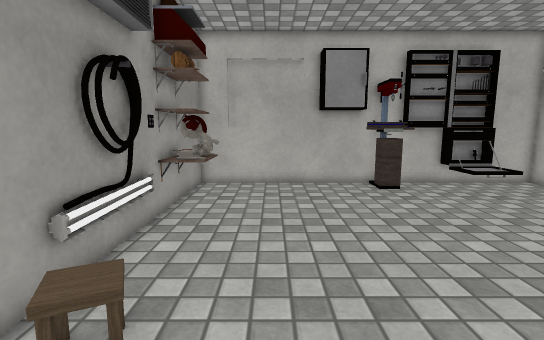
view 1 (above)

13 first-person views from a walk through a scene from a Unity 3-D project. The camera is 1.2 m above the floor, tilts 8° down and sees 85° across. The floor is counted in squares, 0.36 m on a side. Each view is taken from the middle of a square. On the plan, view 1 faces up. The plan holds only what a view shows up to about 20 squares ahead; the rest is blank. The place goes on beyond the plan. The player character is not drawn. Some surface patterns are stand-ins.

view 2
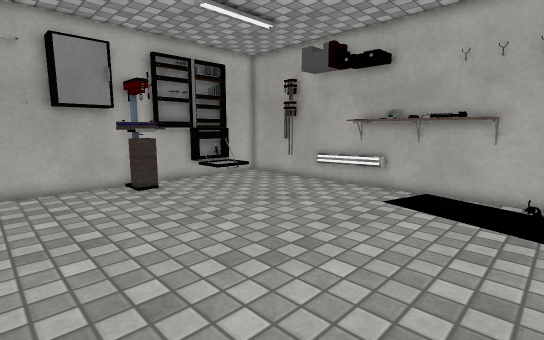

view 3
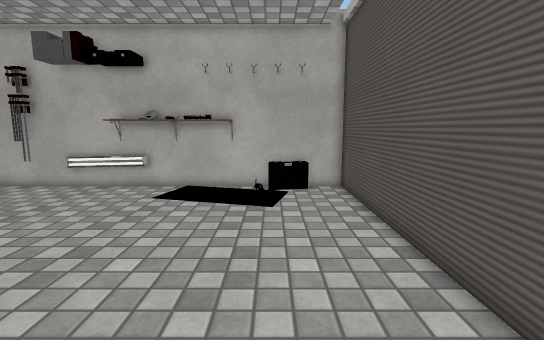

view 4
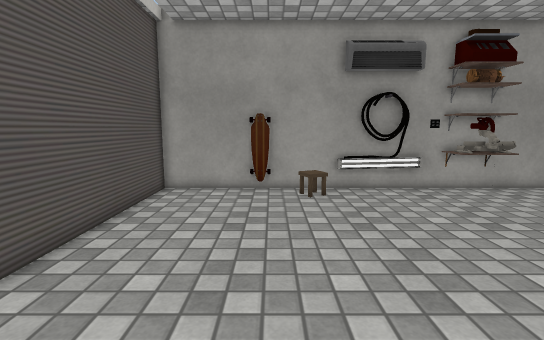

view 5
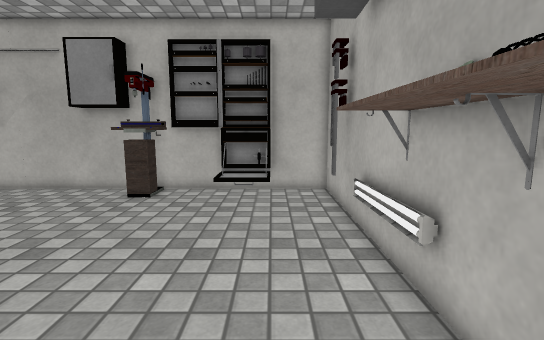

view 6
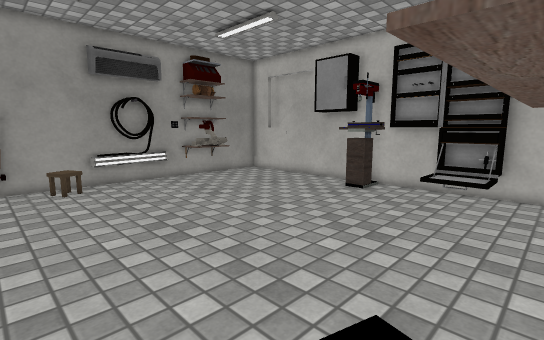

view 7
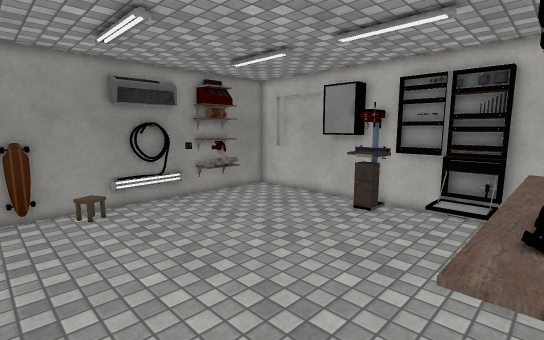

view 8
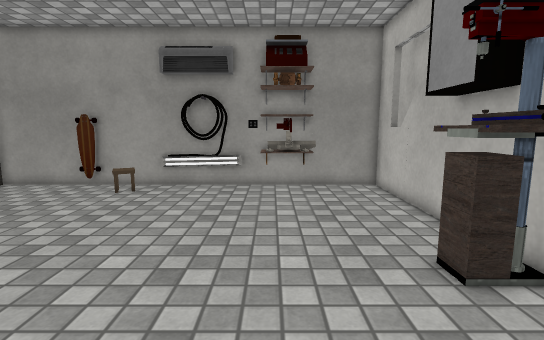

view 9
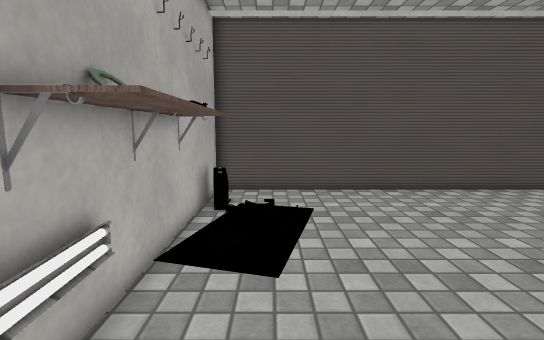

view 10
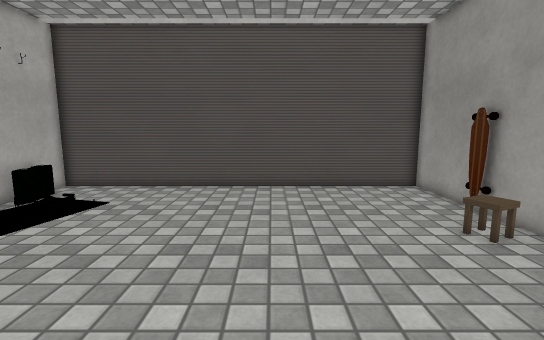

view 11
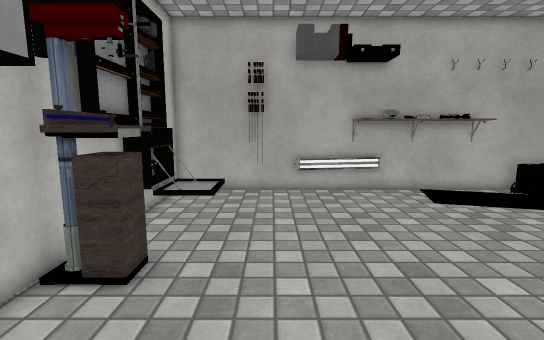

view 12
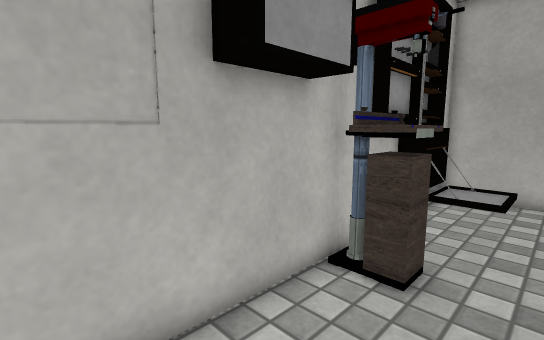

view 13
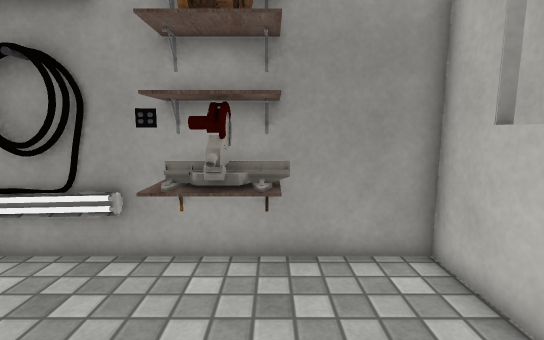

### Floor plan
Key: @ floor where view 1 was taken; # wall or solid block; . floor; / step, stairs or slope; O other object.
Columns run from 5 left of view 1 to 16 right of it. Each row starts with its distance up from view 1.
 18  ###############OO####
 17  #......##OOOO.OOOO..#
 16 ##........OOOO..OO...#
 15 ##...................#
 14 ##O..................#
 13 ##OO.................#
 12 ##O..................#
 11 ##O..................#
 10 ##...................#
  9 ##..................O#
  8 ##.................OOO
  7 ##.................OOO
  6 ##.................OOO
  5 ##.................OO#
  4 ##O............... OOO
  3 ##................ OOO
  2 #O................. O#
  1 #O................  /#
  0 ##...@............  /#
 -1 ##................../#
 -2  #................../#
 -3  #...................#
 -4  #####################

Where each view was taken, in squares from view 1:
view 1: 0 up, 0 right, facing up
view 2: 0 up, 0 right, facing up-right
view 3: 0 up, 1 left, facing right
view 4: 2 up, 12 right, facing left
view 5: 2 up, 13 right, facing up
view 6: 1 up, 15 right, facing up-left
view 7: 0 up, 15 right, facing up-left
view 8: 12 up, 13 right, facing left
view 9: 12 up, 13 right, facing down
view 10: 13 up, 4 right, facing down
view 11: 13 up, 0 right, facing right
view 12: 14 up, 0 right, facing up-right
view 13: 14 up, 3 right, facing left
